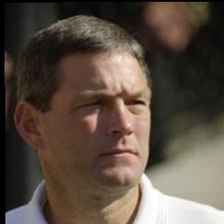
#> input picture backend/data/validation/normal/normal_0033_Kirk_Ferentz_Kirk_Ferentz_0001.jpg, 224 x 224 px; its folder holds only this picture in this run
$ python test_current_model.py
#> lines starting #> are read from the running program, lines starting #| are printed output that depends on the picture
#> (reads backend/models/ai_model.pkl from the repository)
#> (reads backend/models/scaler.pkl from the repository)
#> in test_current_model, img is the input picture: PIL image 224x224 RGB; mean R, G, B 90.4, 77.6, 66.8
#!/usr/bin/env python3
"""
Test current model performance
"""

import joblib
import numpy as np
from pathlib import Path
from PIL import Image
from sklearn.metrics import classification_report, confusion_matrix
import matplotlib.pyplot as plt

def extract_enhanced_features(image):
    """Extract enhanced features matching the improved training"""
    try:
        # Convert to RGB if necessary
        if image.mode != 'RGB':
            image = image.convert('RGB')

        # Resize to 64x64 (matching improved training)
        image = image.resize((64, 64), Image.Resampling.LANCZOS)

        # Convert to grayscale
        gray = image.convert('L')
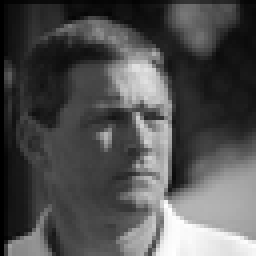
#> gray: PIL image 64x64 L (shown 4 times larger); min 0, max 255, mean 80.3
        gray_array = np.array(gray)

        # Extract multiple feature types
        features = []

        # 1. Basic pixel features
        basic_features = gray_array.flatten()
#> basic_features = 4096 values, max 255 at index 4075, min 0 at index 0, mean 80.25
        features.extend(basic_features)

        # 2. Asymmetry features (crucial for paralysis detection)
        left_half = gray_array[:, :32]
        right_half = gray_array[:, 32:]
        right_flipped = np.fliplr(right_half)
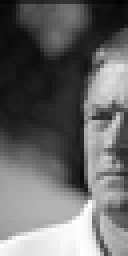
#> right_flipped: shape (64, 32) (shown 4 times larger); min 3, max 255, mean 104.3

        # Calculate asymmetry metrics
        asymmetry = np.mean(np.abs(left_half.astype(float) - right_flipped.astype(float)))
#> asymmetry = 61.42
        features.append(asymmetry)

        # 3. Edge features
        grad_x = np.abs(np.diff(gray_array, axis=1))
        grad_y = np.abs(np.diff(gray_array, axis=0))
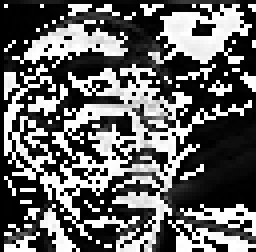
#> grad_y: shape (63, 64) (shown 4 times larger); min 0, max 255, mean 100.2
        edge_density = (np.sum(grad_x) + np.sum(grad_y)) / (64 * 64)
#> edge_density = 202.5
        features.append(edge_density)

        # 4. Texture features
        texture_features = []
        for i in range(0, 64, 8):
            for j in range(0, 64, 8):
                block = gray_array[i:i+8, j:j+8]
                if block.size > 0:
                    features.extend([np.mean(block), np.std(block)])
                    if block.shape[0] > 1 and block.shape[1] > 1:
                        grad_x = np.abs(np.diff(block, axis=1))
                        grad_y = np.abs(np.diff(block, axis=0))
                        features.extend([np.mean(grad_x), np.mean(grad_y)])
#> after the loop, features = 4354 values, max 255 at index 4075, min 0 at index 0, mean 80.14

        # 5. Statistical features
        stats_features = [
            np.mean(gray_array),
            np.std(gray_array),
            np.var(gray_array),
            np.median(gray_array),
            np.percentile(gray_array, 25),
            np.percentile(gray_array, 75)
        ]
#> stats_features = [80.25, 61.99, 3842.6, 64, 32, 111]
        features.extend(stats_features)

        return np.array(features)
    except Exception as e:
        raise Exception(f"Feature extraction error: {e}")

def test_current_model():
    """Test the current model on validation data"""
    print("🧪 Testing improved model performance...")

    # Load model and scaler
    try:
        model = joblib.load('models/ai_model.pkl')
        scaler = joblib.load('models/scaler.pkl')
        print("✅ Model and scaler loaded successfully")
    except Exception as e:
        print(f"❌ Error loading model: {e}")
        return

    # Load validation data
    data_dir = Path('data/validation')
    X_test = []
    y_test = []

    # Load normal images with improved feature extraction
    normal_dir = data_dir / 'normal'
    if normal_dir.exists():
        for img_path in normal_dir.glob('*.jpg'):
            try:
                with Image.open(img_path) as img:
                    # Use improved feature extraction
                    features = extract_enhanced_features(img)
#> features = 4360 values, max 3842.6 at index 4356, min 0 at index 0, mean 80.99
                    X_test.append(features)
                    y_test.append(0)  # Normal
            except:
                continue

    # Load paralysis images with improved feature extraction
    paralysis_dir = data_dir / 'paralysis'
    if paralysis_dir.exists():
        for img_path in paralysis_dir.glob('*.jpg'):
            try:
                with Image.open(img_path) as img:
                    # Use improved feature extraction
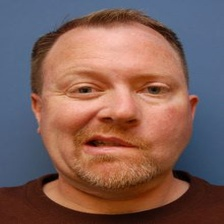
#> input picture backend/data/validation/paralysis/paralysis_0074_b-31-220x300.jpg, 224 x 224 px
#> img is the input picture: PIL image 224x224 RGB; mean R, G, B 127.8, 95.2, 88.4
                    features = extract_enhanced_features(img)
#> in extract_enhanced_features (call 2), `gray = image.convert('L')`:
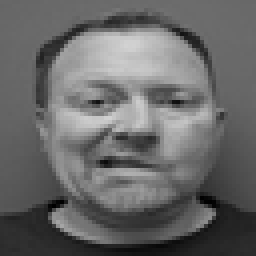
#> gray: PIL image 64x64 L (shown 4 times larger); min 0, max 210, mean 104.2
#> in extract_enhanced_features (call 2), `basic_features = gray_array.flatten()`: basic_features = 4096 values, max 210 at index 735, min 0 at index 3215, mean 104.2
#> in extract_enhanced_features (call 2), `right_flipped = np.fliplr(right_half)`:
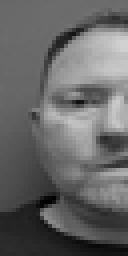
#> right_flipped: shape (64, 32) (shown 4 times larger); min 1, max 209, mean 102.4
#> in extract_enhanced_features (call 2), `asymmetry = np.mean(np.abs(left_half.astype(float) - right_flipped.ast..`: asymmetry = 16.04
#> in extract_enhanced_features (call 2), `grad_y = np.abs(np.diff(gray_array, axis=0))`:
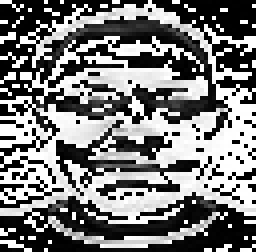
#> grad_y: shape (63, 64) (shown 4 times larger); min 0, max 255, mean 121.8
#> in extract_enhanced_features (call 2), `edge_density = (np.sum(grad_x) + np.sum(grad_y)) / (64 * 64)`: edge_density = 226.9
#> after the loop in extract_enhanced_features (call 2), `for i in range(0, 64, 8):`: features = 4354 values, max 226.9 at index 4097, min 0 at index 3215, mean 103.2
#> in extract_enhanced_features (call 2), `stats_features = [ np.mean(gray_array), np.std(gray_array), np.var(gra..`: stats_features = [104.2, 43.11, 1858.8, 104, 78, 131]
#> features = 4360 values, max 1858.8 at index 4356, min 0 at index 3215, mean 103.6
                    X_test.append(features)
                    y_test.append(1)  # Paralysis
            except:
                continue

    if len(X_test) == 0:
        print("❌ No validation data found")
        return

    print(f"✅ Loaded {len(X_test)} validation images")
#| ✅ Loaded 2 validation images

    X_test = np.array(X_test)
    y_test = np.array(y_test)
#> y_test = [0, 1]

    print(f"📊 Testing on {len(X_test)} validation images")
#| 📊 Testing on 2 validation images
    print(f"   Normal: {sum(y_test == 0)}")
#|    Normal: 1
    print(f"   Paralysis: {sum(y_test == 1)}")
#|    Paralysis: 1

    # Scale features and make predictions
#> (the run stopped early here; a loop or call above may not have finished)
